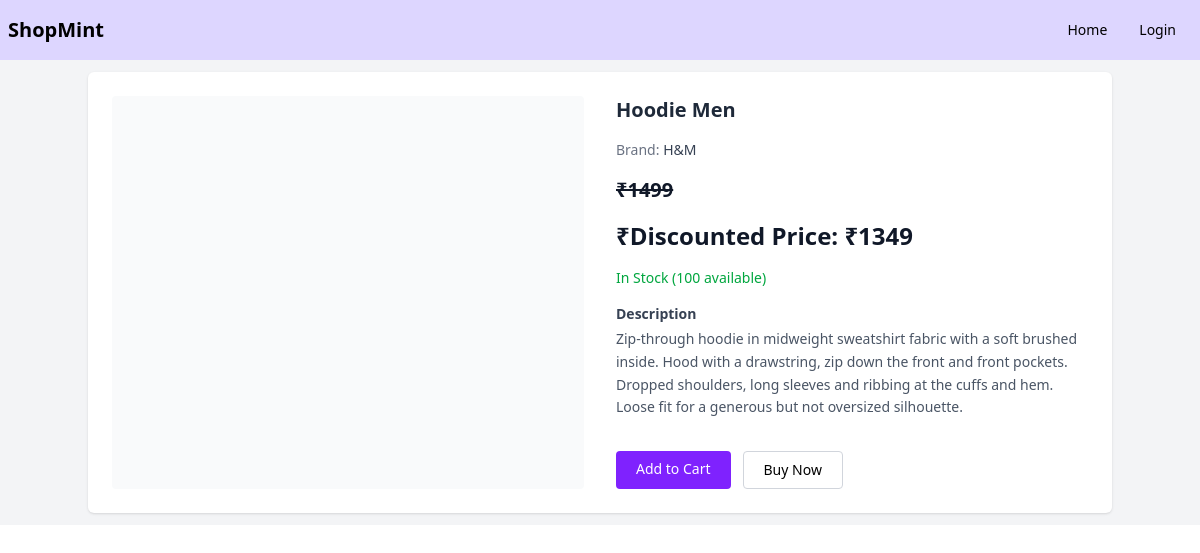
Before: /detail/1/ with the older database file.
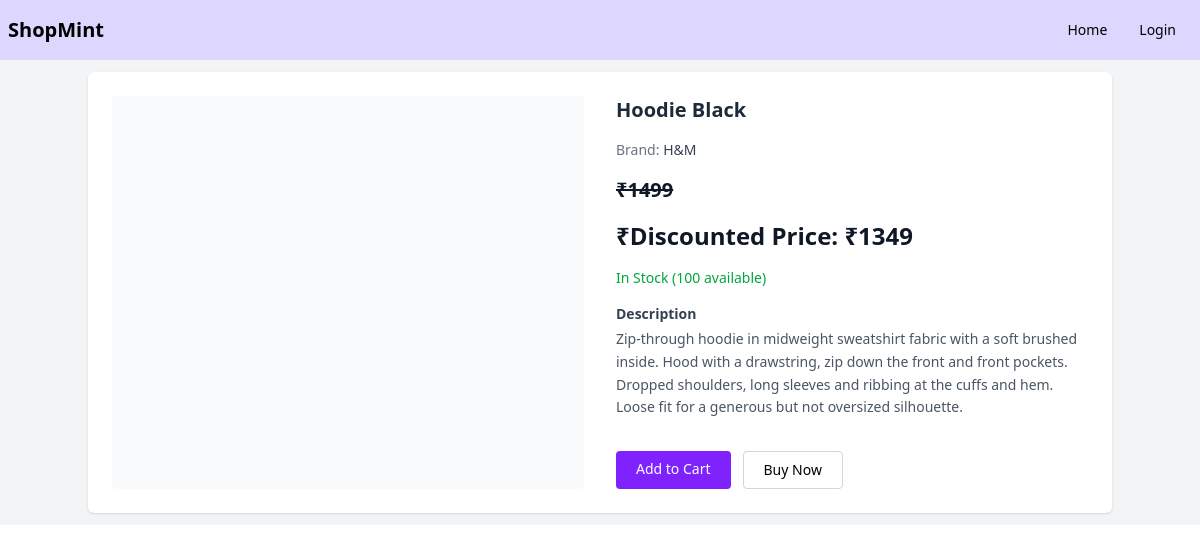
After: the same page with the newer database file.
### dashboard/models.py (models this page shows, shortened)
class Product(models.Model):
    user = models.ForeignKey(User, on_delete=models.CASCADE)
    product_name = models.CharField(max_length=100)
    product_price = models.IntegerField()
    product_describ = models.TextField()
    product_image = models.ImageField(default='default.png', upload_to='products')
    product_brand = models.CharField(max_length=100)
    product_qty = models.IntegerField()
    created_at = models.DateField(auto_now_add=True)

### dashboard/views.py (the view)
# urls.py: path('detail/<int:id>/', views.detailed_product, name='detailView'),
def detailed_product(request, id):
    item = Product.objects.get(id=id)
    return render(request, 'dashboard/detailView.html', {'item':item})

### dashboard/templatetags/custom_filters.py (called while the page is built)
@register.filter
def currency(value):
    return f"₹{value}"

@register.filter
def discounted_value(value, percentage):
    return f"Discounted Price: ₹{int(int(value) - (int(value)*(int(percentage)/100)))}"

### dashboard/templates/dashboard/detailView.html (shortened to what this page needs)
{% extends 'dashboard/base.html' %}
{% load custom_filters %}
{% block content %}
<section class="bg-gray-100 min-h-100 py-3 px-4">
    <div class="max-w-5xl mx-auto bg-white rounded-md shadow-sm p-6">
        <div class="grid md:grid-cols-2 gap-8">
            <div class="bg-gray-50 rounded flex items-center justify-center p-4">
            </div>
            <div class="space-y-4">
                <h1 class="text-xl font-semibold text-gray-800">{{ item.product_name }}</h1>
                <p class="text-sm text-gray-500">Brand: <span class="text-gray-700 font-medium">{{ item.product_brand }}</span></p>
                <p class="text-xl font-bold text-gray-900 line-through">{{ item.product_price | currency }}</p>
                <p class="text-2xl font-bold text-gray-900">₹{{ item.product_price | discounted_value:10 }}</p>
                {% if item.product_qty > 0 %}
                <p class="text-sm text-green-600 font-medium">In Stock ({{ item.product_qty }} available)</p>
                {% else %}
                <p class="text-sm text-red-500 font-medium">Out of Stock</p>
                {% endif %}
                <div>
                    <h3 class="text-sm font-semibold text-gray-700 mb-1">Description</h3>
                    <p class="text-sm text-gray-600 leading-relaxed">{{ item.product_describ }}</p>
                </div>
                <div class="flex gap-3 pt-4">
                    <a href="#" class="bg-violet-600 hover:bg-violet-700 text-white px-5 py-2 rounded text-sm">Add to Cart</a>
                    <a href="#" class="border border-gray-300 hover:bg-gray-100 px-5 py-2 rounded text-sm">Buy Now</a>
                </div>
            </div>
        </div>
    </div>
</section>
{% endblock %}

### dashboard/templates/dashboard/base.html (shortened to what this page needs)
<!doctype html>
<html>
<head>
	<script src="https://cdn.jsdelivr.net/npm/@tailwindcss/browser@4"></script>
    <link rel="stylesheet" href="https://cdnjs.cloudflare.com/ajax/libs/font-awesome/6.5.1/css/all.min.css">
</head>
<body>
    {% include 'dashboard/navbar.html' %}
	{% block content %}
	{% endblock %}
</body>
<script src="https://cdn.jsdelivr.net/npm/@tailwindplus/elements@1" type="module"></script>
</html>

### dashboard/templates/dashboard/navbar.html (shortened to what this page needs)
<header class="sticky w-full z-20 top-0 start-0 z-10">
	<nav class="bg-violet-200">
		<div class="flex flex-wrap justify-between items-center mx-auto max-w-screen-xl p-2">
			<a href="{% url 'user_dashboard:home' %}" class="flex items-center space-x-3 rtl:space-x-reverse">
				<span class="self-center text-xl text-heading font-semibold whitespace-nowrap">ShopMint</span>
			</a>
			<nav class="bg-neutral-secondary-soft">
				<div class="max-w-screen-xl px-4 py-3 mx-auto">
					<div class="flex items-center">
						<ul class="flex flex-row font-medium mt-0 space-x-8 rtl:space-x-reverse text-sm">
							<li>
								<a href="{% url 'user_dashboard:home' %}" class="text-heading hover:underline" aria-current="page">Home</a>
							</li>
							{% if user.is_authenticated %}
							<li>
								<a href="{% url 'user_dashboard:addproduct' %}" class="text-heading hover:underline" aria-current="page">Add</a>
							</li>
							<li>
								<a href="#" class="text-heading hover:underline"><i class="fa-solid fa-cart-shopping"></i> Cart</a>
							</li>
							<li>
								<a href="#" class="text-heading hover:underline"><i class="fa-solid fa-user"></i> {{ user.username }}</a>
							</li>
							<li>
								<button data-modal-target="popup-modal" data-modal-toggle="popup-modal" class="text-heading hover:underline">Logout</button>
								<div id="popup-modal" class="fixed inset-0 z-[9999] bg-black/50 backdrop-blur-sm overflow-hidden">
										<div class="flex items-center justify-center min-h-screen">
											<div class="relative z-[10000] bg-white rounded-lg shadow-lg p-6 text-center w-full max-w-md">
											<button onclick="closeModal()" class="absolute top-3 right-3 text-gray-400 hover:text-gray-700">✕</button>
											<div class="flex justify-center mb-4">
												<div class="w-12 h-12 flex items-center justify-center rounded-full border text-gray-500">
													!
												</div>
											</div>
											<h3 class="mb-6 text-gray-700 text-lg font-medium">
												Are you sure you want to log out?
												<br>
												<span class="text-sm text-gray-500">
													You will need to sign in again.
												</span>
											</h3>
											<div class="flex justify-center gap-4">
												<button onclick="logoutUser()" class="px-5 py-2 bg-red-600 text-white rounded-lg hover:bg-red-700">Yes, log me out</button>
												<button onclick="closeModal()" class="px-5 py-2 bg-gray-200 rounded-lg hover:bg-gray-300">Cancel</button>
											</div>
										</div>
									</div>
								</div>
							</li>
							{% else %}
							<li>
								<a href="{% url 'users:login' %}" class="text-heading hover:underline">Login</a>
							</li>
							{% endif %}
						</ul>
					</div>
				</div>
			</nav>
		</div>
	</nav>
</header>

Changed rows visible on the page:
changed Product "Discounted Price: ₹1349": product_name "Hoodie Men" → "Hoodie Black"
